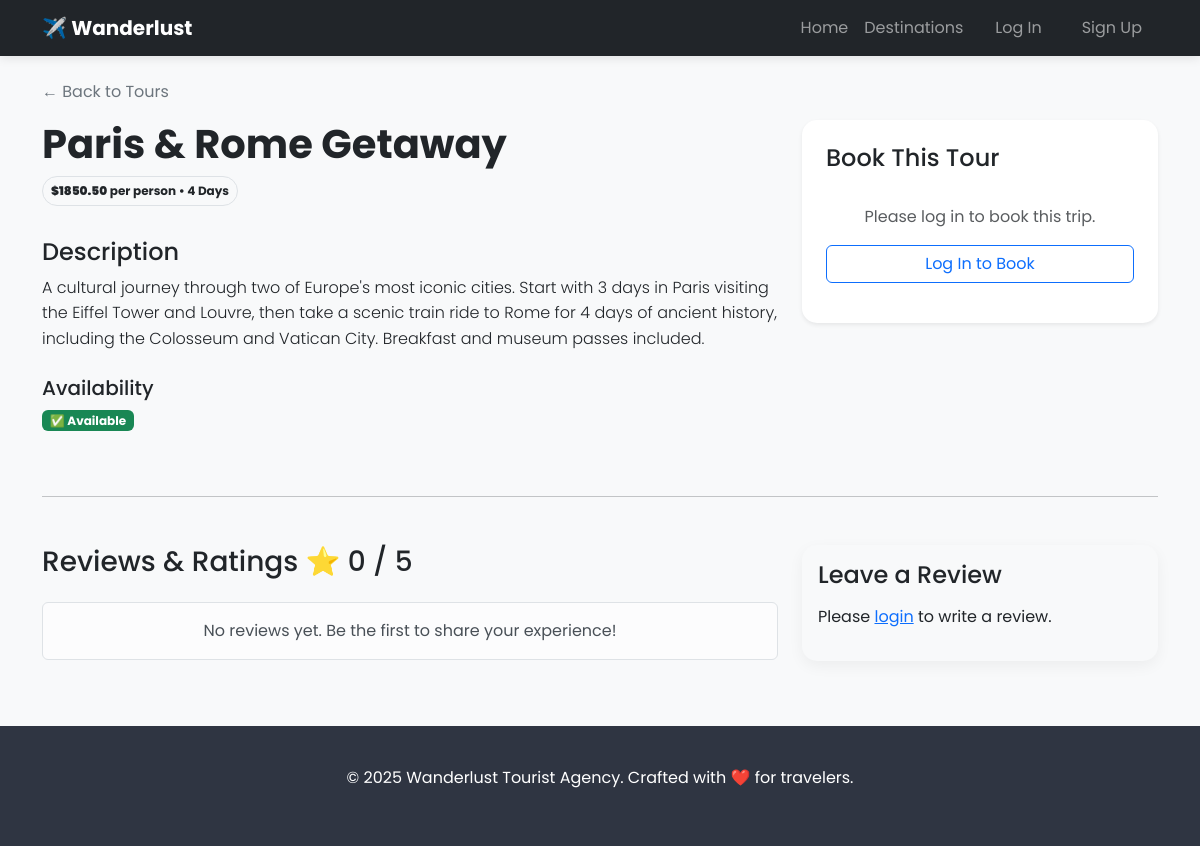
The page /tour/2/ on the database its author committed.
### tours/models.py (models this page shows, shortened)
class Tour(models.Model):
    title = models.CharField(max_length=200)
    description = models.TextField()
    price = models.DecimalField(max_digits=10, decimal_places=2)
    duration_days = models.IntegerField()
    is_available = models.BooleanField(default=True)
    image = models.ImageField(upload_to='tour_images/', blank=True, null=True)

### tours/views.py (the view)
# urls.py: path('tour/<int:pk>/', views.tour_detail_and_book, name='tour_detail'),
def tour_detail_and_book(request, pk):
    tour = get_object_or_404(Tour, pk=pk)
    avg_rating = tour.reviews.aggregate(Avg('rating'))['rating__avg'] or 0
    if request.method == 'POST':
        booking_form = BookingForm(request.POST)
        if booking_form.is_valid():
            booking = booking_form.save(commit=False)
            booking.tour = tour
            booking.save()
            messages.success(request, f"🎉 Booking confirmed for {tour.title}!")
            return redirect('tour_list')
    else:
        booking_form = BookingForm()
    review_form = ReviewForm()
    context = {
        'tour': tour,
        'form': booking_form,
        'review_form': review_form,
        'reviews': tour.reviews.all().order_by('-created_at'),
        'avg_rating': round(avg_rating, 1),
    }
    return render(request, 'tours/tour_detail.html', context)

### templates/tours/tour_detail.html (shortened to what this page needs)
{% extends 'base.html' %}
{% block content %}
    <a href="{% url 'tour_list' %}" class="text-decoration-none text-secondary mb-3 d-inline-block">← Back to Tours</a>
    <div class="row">
        <div class="col-md-8">
            <h1 class="fw-bold text-dark">{{ tour.title }}</h1>
            <div class="badge bg-light text-dark border p-2 mb-3 rounded-pill">
                <strong>${{ tour.price }}</strong> per person • {{ tour.duration_days }} Days
            </div>
            <h4 class="mt-3">Description</h4>
            <p class="lead" style="font-size: 1rem; line-height: 1.6;">{{ tour.description }}</p>
            <h5 class="mt-4">Availability</h5>
            <p>
                {% if tour.is_available %}
                    <span class="badge bg-success">✅ Available</span>
                {% else %}
                    <span class="badge bg-danger">❌ Sold Out</span>
                {% endif %}
            </p>
        </div>
        <div class="col-md-4">
            <div class="card shadow-sm border-0">
                <div class="card-body p-4">
                    <h4 class="card-title mb-3">Book This Tour</h4>
                    {% if user.is_authenticated %}
                        <form method="post">
                            {% csrf_token %}
                            {% for field in form %}
                                <div class="mb-3">
                                    <label class="form-label fw-bold">{{ field.label }}</label>
                                    {{ field }}
                                    {% if field.errors %}
                                        <div class="text-danger small">{{ field.errors }}</div>
                                    {% endif %}
                                </div>
                            {% endfor %}
                            <button type="submit" name="submit_booking" class="btn btn-primary w-100 py-2">Confirm Booking</button>
                        </form>
                    {% else %}
                        <div class="text-center py-3">
                            <p class="text-muted mb-3">Please log in to book this trip.</p>
                            <a href="{% url 'login' %}?next={{ request.path }}" class="btn btn-outline-primary w-100">Log In to Book</a>
                        </div>
                    {% endif %}
                    </div>
            </div>
        </div>
    </div>
    <hr class="my-5">
    <div class="row">
        <div class="col-md-8">
            <h3 class="mb-4">Reviews & Ratings ⭐ {{ avg_rating }} / 5</h3>
            <div class="review-list">
                {% for review in reviews %}
                    <div class="card mb-3 border-0 shadow-sm">
                        <div class="card-body">
                            <div class="d-flex justify-content-between">
                                <h5 class="card-title fw-bold">{{ review.user.username }}</h5>
                                <span class="badge bg-warning text-dark">
                                    {{ review.rating }} ⭐
                                </span>
                            </div>
                            <h6 class="card-subtitle mb-2 text-muted small">{{ review.created_at|date:"M d, Y" }}</h6>
                            <p class="card-text mt-2">{{ review.comment }}</p>
                        </div>
                    </div>
                {% empty %}
                    <div class="alert alert-light text-center border">
                        No reviews yet. Be the first to share your experience!
                    </div>
                {% endfor %}
            </div>
        </div>
        <div class="col-md-4">
            <div class="card bg-light border-0">
                <div class="card-body">
                    <h4>Leave a Review</h4>
                    {% if user.is_authenticated %}
                        <form action="{% url 'add_review' pk=tour.pk %}" method="post">
                            {% csrf_token %}
                            {{ review_form.as_p }}
                            <button type="submit" class="btn btn-dark w-100 mt-2">Post Review</button>
                        </form>
                    {% else %}
                        <p class="mt-3">Please <a href="{% url 'login' %}">login</a> to write a review.</p>
                    {% endif %}
                </div>
            </div>
        </div>
    </div>
    {% endblock %}

### templates/base.html (style rules this page uses)
body { font-family: 'Poppins', sans-serif; background-color: #f8f9fa; }
.card { border: none; transition: transform 0.3s; border-radius: 15px; overflow: hidden; box-shadow: 0 5px 15px rgba(0,0,0,0.05); }

### rows shown on the page
Tour: title "Paris & Rome Getaway", price "1850.50", duration_days "4", description "A cultural journey through two of Europe's most iconic cities. Start with 3 days in Paris visiting the Eiffel Tower and Louvre, then take a scenic train ride to Rome for 4 days of ancient history, including the Colosseum and Vatican City. Breakfast and museum passes included."

### other values the page prints
{{ avg_rating }} "0"
